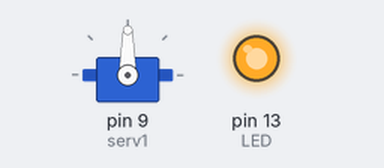
Simulated run of this sketch. Board: Arduino Uno, built with avr-gcc and run on an emulated ATmega328P. Shown: servo, output pins drawn as LEDs (lit = HIGH). What the sketch prints to the serial monitor is not drawn.

Above: at 0.1 s.
At 8.1 s:
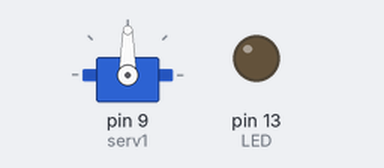
Timing chart, 0 to 9.6 s (numbered marks = the images above):
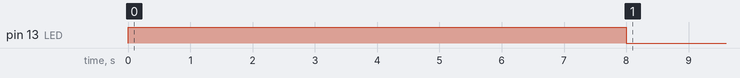

The sketch:

servoMotor.ino
```cpp
#include <Servo.h>

Servo serv1;
int LED = 13; //led pin
int info;

void setup() {
 pinMode(LED, OUTPUT);    //defining LED pin
 digitalWrite(LED, HIGH);
 serv1.attach(9);
 delay(8000);

 Serial.begin(9600); //making serial connection
 digitalWrite(LED, LOW);
 delay(5000);//once the programm starts, it's going to turn of the led, as it can be missleading

 Serial.write("Conectado");
}
void loop() {
  if(Serial.available() > 0){
    info = Serial.read();
  }
  if(info == '1'){
    digitalWrite(LED, HIGH);
    } else if(info == '0'){
    digitalWrite(LED, LOW);
  }
}
```
